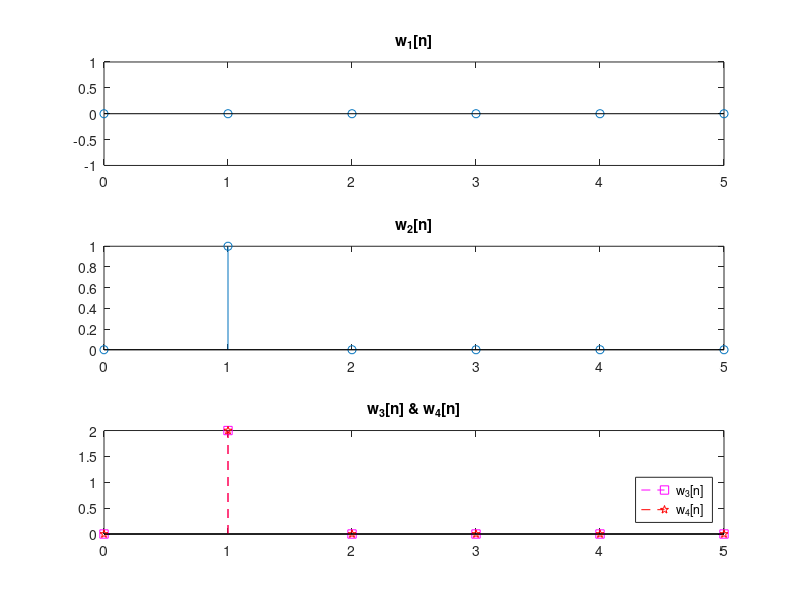

The MATLAB source for this figure:
% Problem 2.5(a) - 1

x1 = [1 0 0 0 0 0];
x2 = [0 1 0 0 0 0];
x3 = [1 2 0 0 0 0];
nx = 0:5;

xe1 = [0 0 x1];
xe2 = [0 0 x2];
xe3 = [0 0 x3];

w1 = x1.*nx;
w2 = x2.*nx;
w3 = x3.*nx;
w4 = w1 + 2*w2;

subplot(3, 1, 1), stem(nx, w1), set(get(gca, 'Title'), 'String', 'w_1[n]');
subplot(3, 1, 2), stem(nx, w2), set(get(gca, 'Title'), 'String', 'w_2[n]');

subplot(3, 1, 3)
stem(nx, w3, 'm--s')
hold on
stem(nx, w4, 'r--p')
set(get(gca, 'Title'), 'String', 'w_3[n] & w_4[n]');
legend('w_3[n]', 'w_4[n]', 'Location', 'southeast');
saveas(gcf, "plots/P2_5_a_3_out.png");

close;
